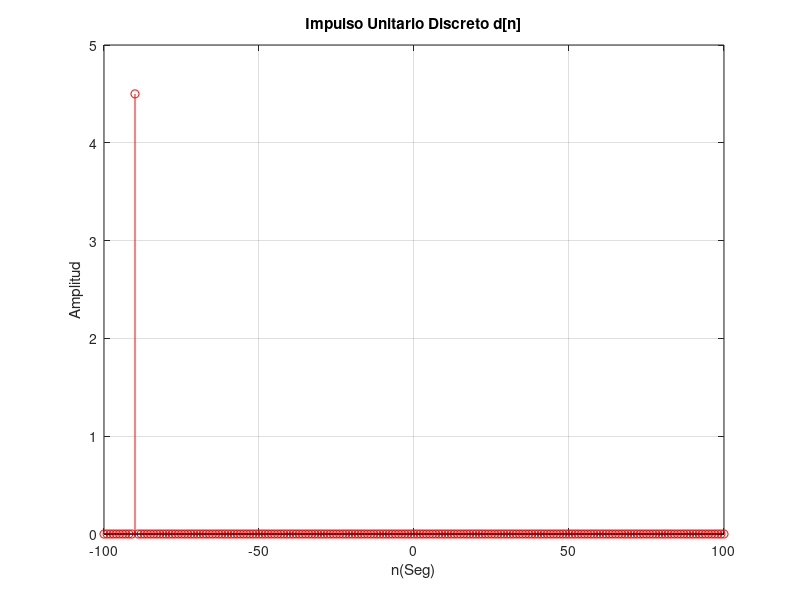

The MATLAB script that drew this image:
nmax=+100; # límite superior de la escala de tiempo
nmin=-100; # límite inferior de la escala de tiempo
nn =nmin:nmax; # Rango de tiempo discreto
# valor de cada muestra en el tiempo discreto
x = [zeros(1, abs(nmin)-90) 4.5 zeros(1,abs(nmax)+90)];
stem(nn,x,'r');
xlabel('n(Seg)');
ylabel('Amplitud');
title('Impulso Unitario Discreto d[n]');
grid on;
